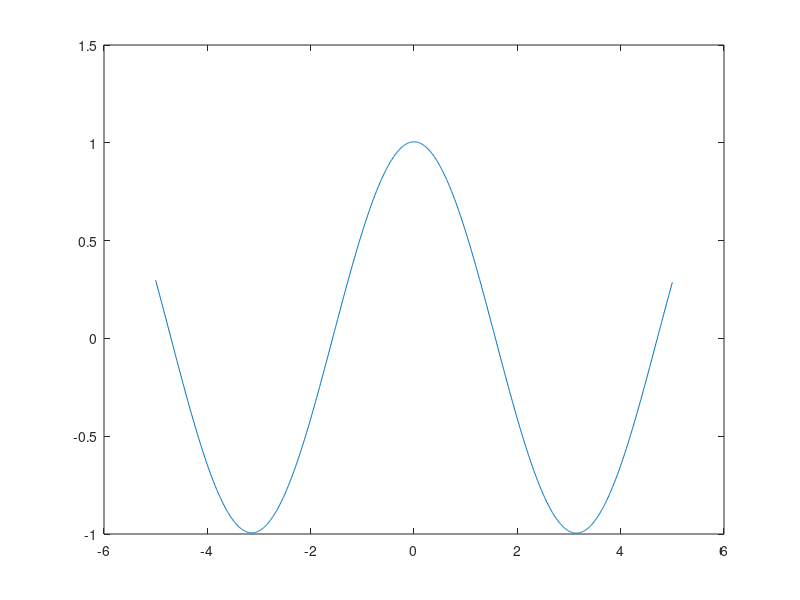

MATLAB code for this plot: (Note: this script raises an error after producing the figure.)
f = @(x) cos(x) + ((x.^3 + 200) .^(-1));
x = -5:0.01:5;
y = f(x);
plot(x, y);

tolerance = 10^-10;

[root1, it1] = bisect(f, -5, -4, tolerance);
[root2, it2] = bisect(f, -2, -1, tolerance);
[root3, it3] = bisect(f, 1, 2, tolerance);
[root4, it4] = bisect(f, 4, 5, tolerance);

fprintf('Root 1: %1.8f, iterations: %d\n', root1, it1);
fprintf('Root 2: %1.8f, iterations: %d\n', root2, it2);
fprintf('Root 3: %1.8f, iterations: %d\n', root3, it3);
fprintf('Root 4: %1.8f, iterations: %d\n', root4, it4);
